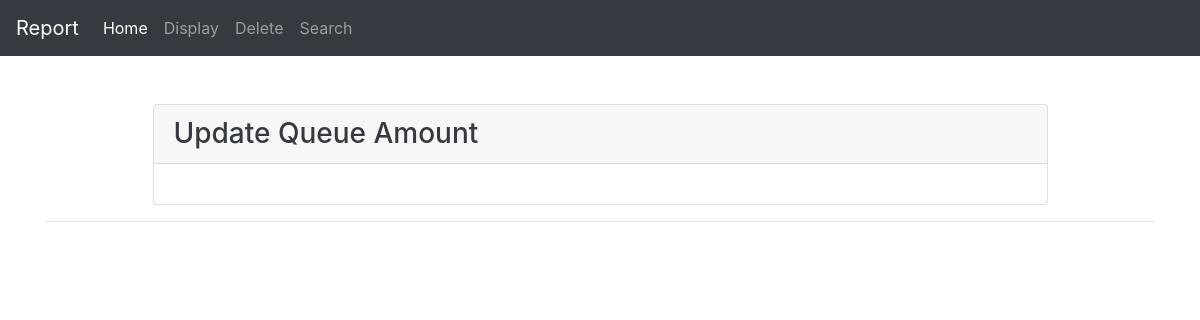
The page /display/update/112233/2211 on the database as committed earlier.
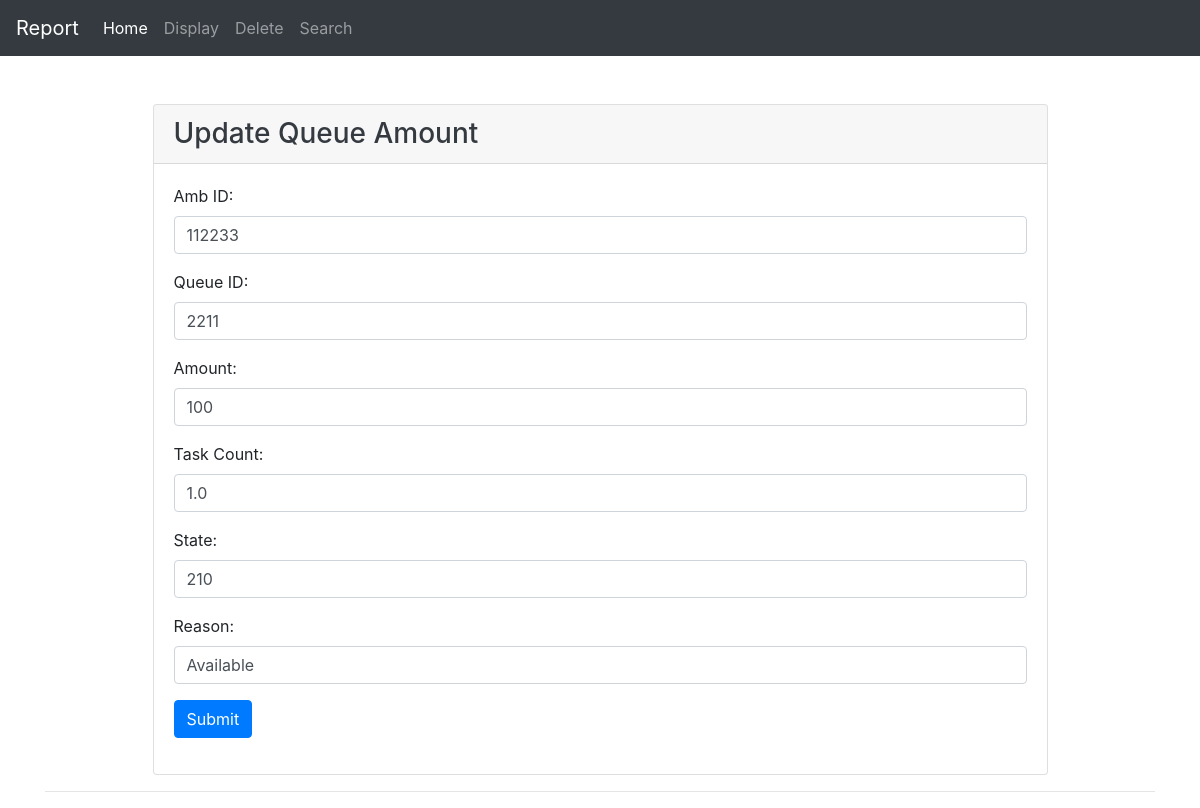
The same page on the database as committed later.
### tables this page shows
CREATE TABLE "test"
(
	id INTEGER
		primary key autoincrement,
	amb varchar not null,
	queue varchar not null,
	state integer not null,
	amount int not null,
	task float not null,
	reason varchar(100),
	cdate TEXT default CURRENT_TIMESTAMP
);

### app.py (the view, shortened to what this page needs)
@app.route("/display/update/<int:amb>/<int:queue>", methods=["GET", "POST"])
def update(amb, queue):
    con = sqlite3.connect("testFirst.db")
    con.row_factory = sqlite3.Row
    cur = con.cursor()
    cur.execute("SELECT * from test where amb = ? and queue = ? ", (amb, queue))
    get_rows = cur.fetchall()
    return render_template('update.html', data=get_rows)

### templates/update.html (shortened to what this page needs)
{% extends "include/base.html" %}
{% block content %}
    <div class="container mt-5">
        <div class="row mx-auto">
            <div class="col-md-10 mx-auto">
                <div class="card">
                    <div class="card-header">
                        <h3 class="text-dark card-text">Update Queue Amount</h3>
                    </div>
                    <div class="card-body">
                        {% for data in data %}
                            <form method="post" action="/display/update/{{ data["amb"] }}/{{ data["queue"] }}">
                                <div class="form-group">
                                    <label for="amb">Amb ID:</label>
                                    <input class="form-control" type="text" name="amb" id="amb" placeholder="Amb ID"
                                           value='{{ data["amb"] }}'>
                                </div>
                                <div class="form-group">
                                    <label for="queue">Queue ID: </label>
                                    <input class="form-control" type="text" name="queue" id="queue"
                                           placeholder="Queue ID"
                                           value="{{ data["queue"] }}">
                                </div>
                                <div class="form-group">
                                    <label for="amount">Amount: </label>
                                    <input class="form-control" type="text" name="amount" id="amount"
                                           placeholder="Amount"
                                           value="{{ data["amount"] }}">
                                </div>
                                <div class="form-group">
                                    <label for="task">Task Count: </label>
                                    <input class="form-control" type="text" name="task" id="task"
                                           placeholder="Task Count"
                                           value="{{ data["task"] }}">
                                </div>
                                <div class="form-group">
                                    <label for="state">State: </label>
                                    <input class="form-control" type="text" name="state" id="state" placeholder="State"
                                           value="{{ data["state"] }}">
                                </div>
                                <div class="form-group">
                                    <label for="reason">Reason: </label>
                                    <input class="form-control" type="text" name="reason" id="reason"
                                           placeholder="Reason"
                                           value="{{ data["reason"] }}">
                                </div>
                                <div class="form-group">
                                    <button type="submit" class="btn btn-primary" name="submit">Submit</button>
                                </div>
                            </form>
                        {% endfor %}
                    </div>
                </div>
            </div>
        </div>
        <hr>
    </div>
{% endblock %}

Rows that differ between the two databases and show on the page:
added test: amb "112233", queue "2211", amount "100", task "1.0", state "210", reason "Available"
